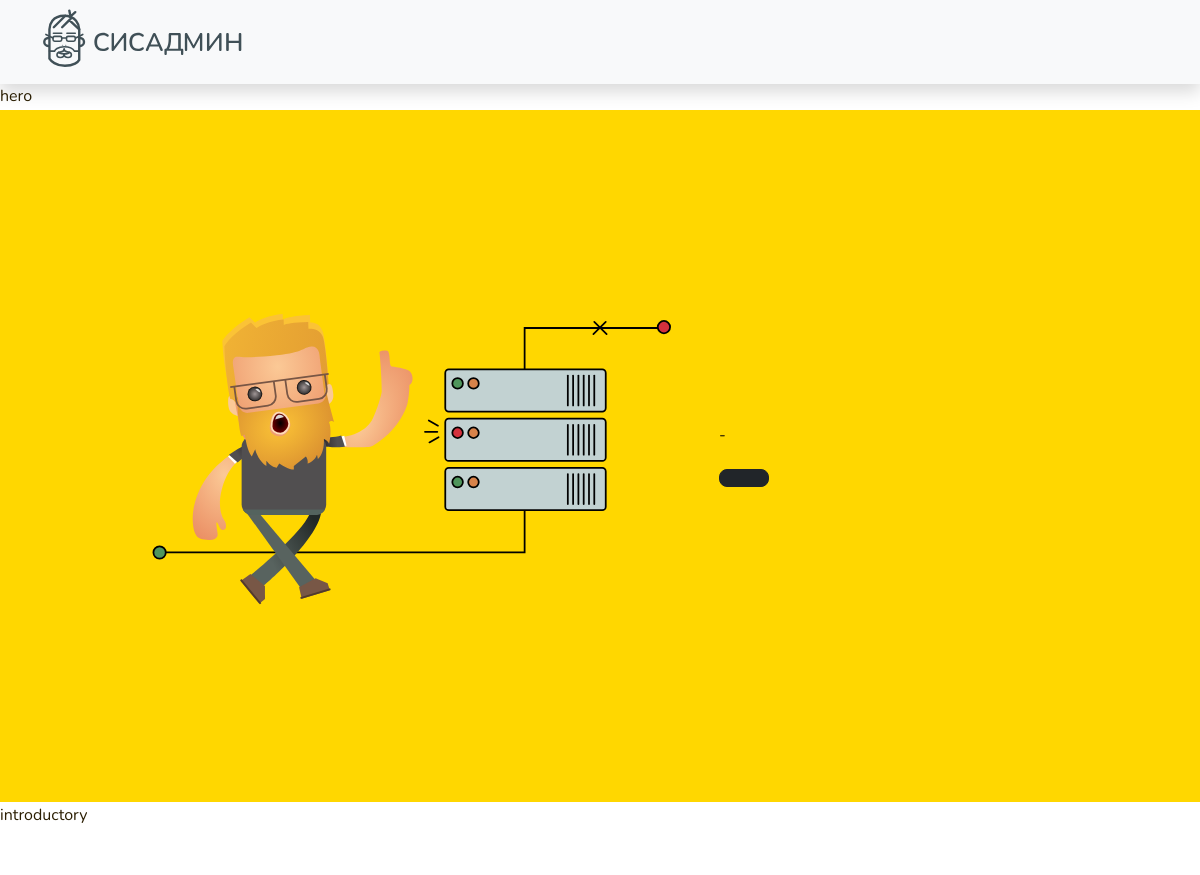
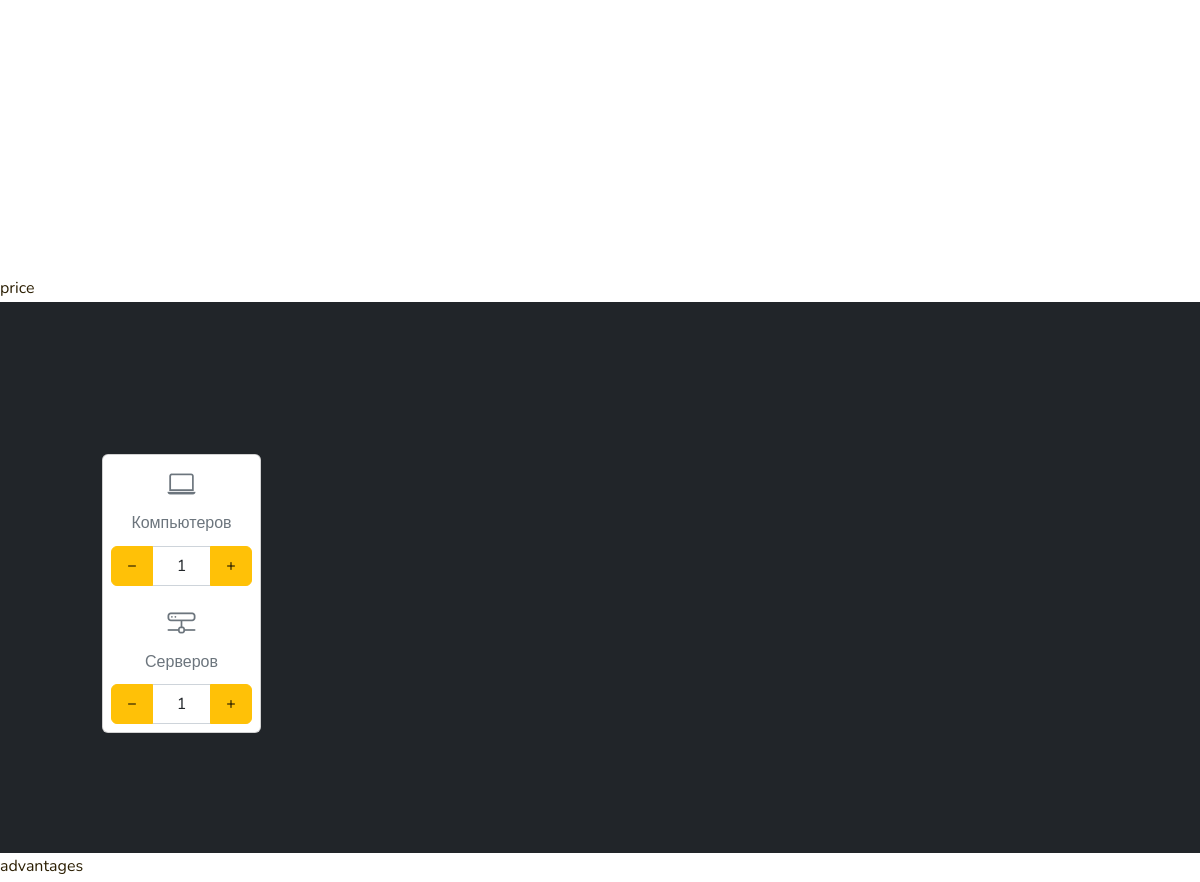
Page / (signed in, upper part) on the earlier database version (2 pictures, top to bottom).
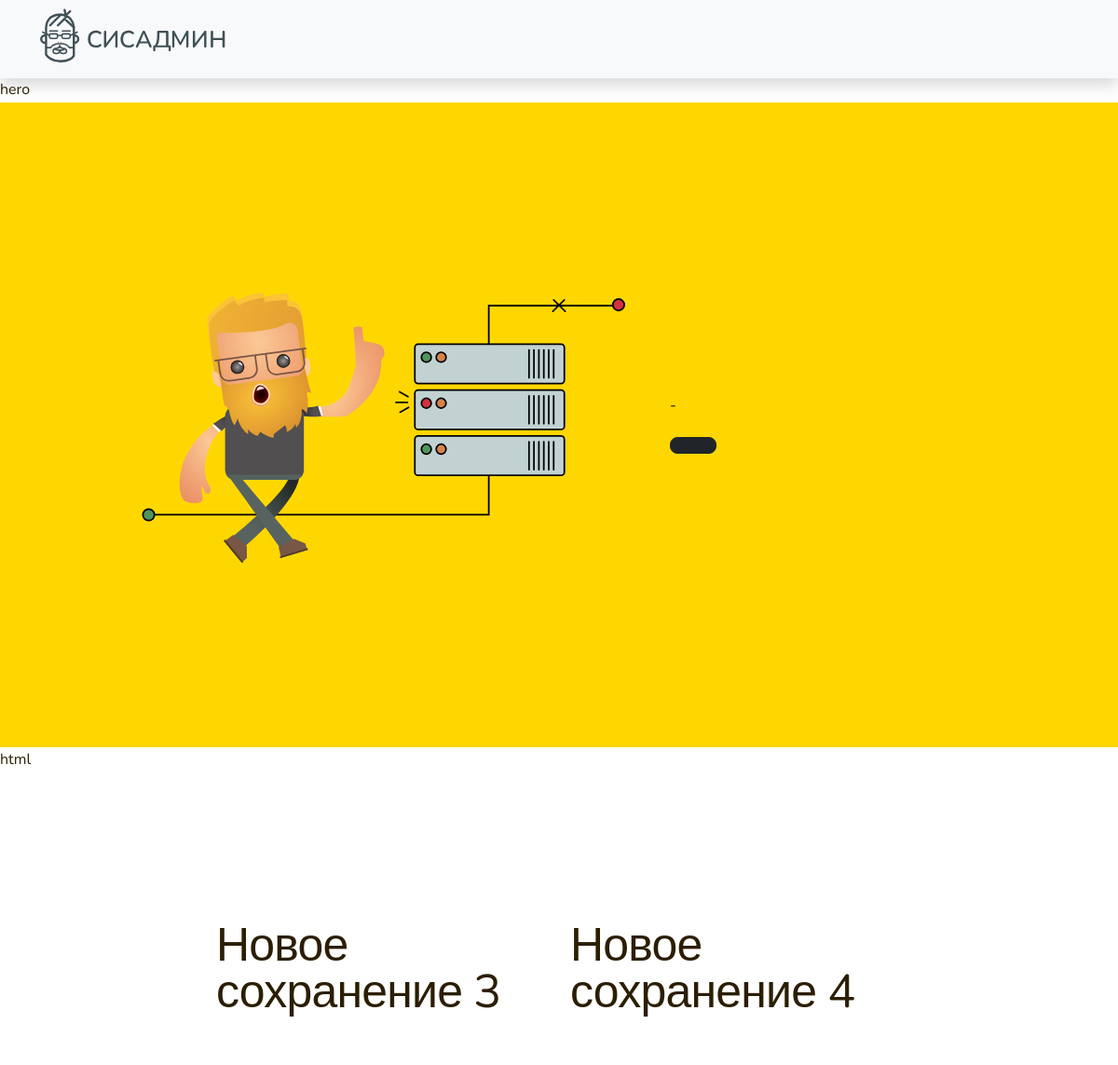
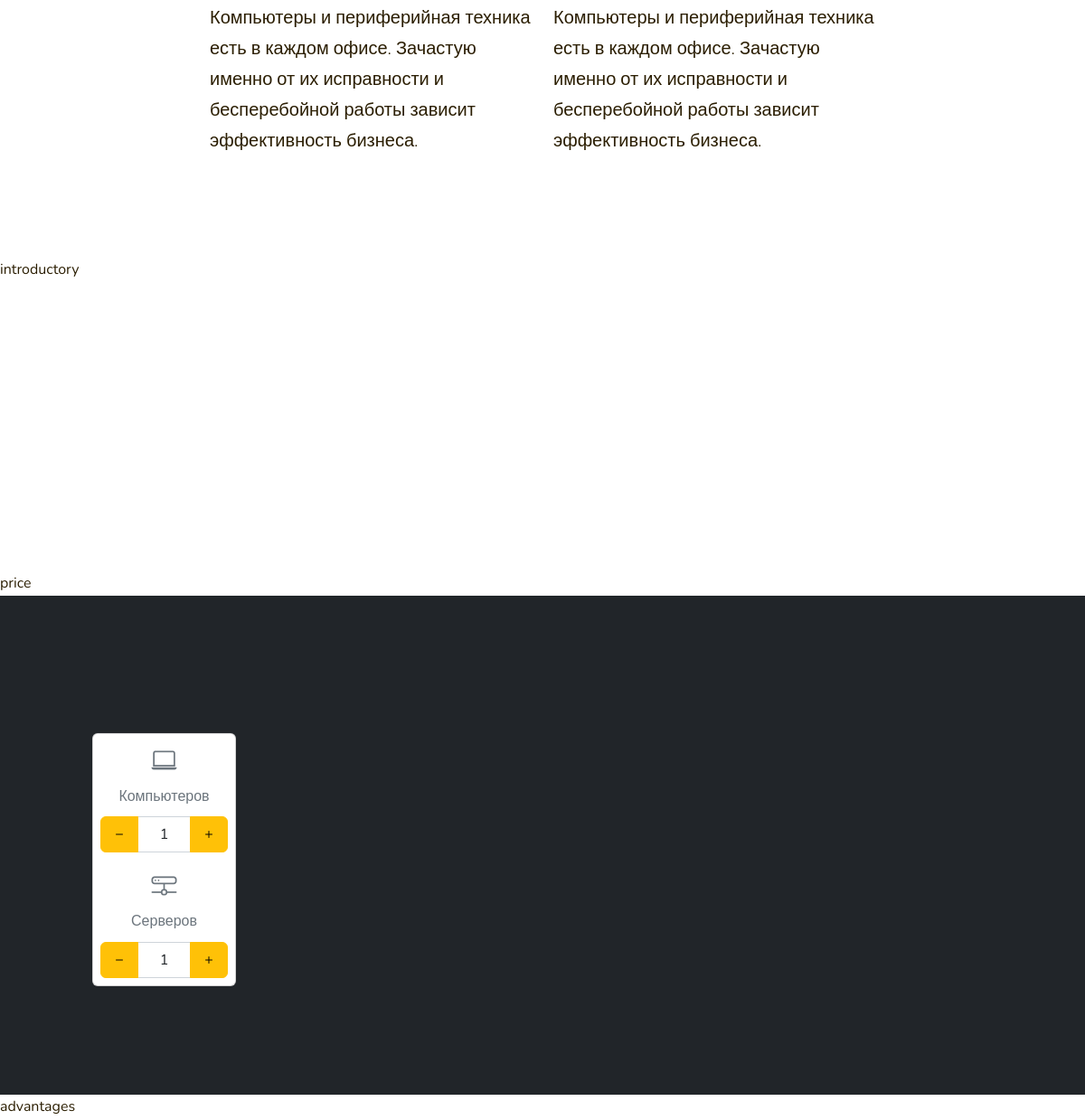
Same page on the later database version (2 pictures, top to bottom).
### landing/models.py (models this page shows, shortened)
class landing(models.Model):
	TYPE_BLOCK = [
        ('themes', 'Типизированный'),
        ('null', 'Пустой'),
        ('html', 'Произвольный'),
        ('js', 'JS'),
        ('scc', 'Cтили'),
    ]
	title = models.CharField(max_length=255,verbose_name="Заголовок")
	name = models.CharField(max_length=255,blank=True,null=True,verbose_name="Название")
	content = models.TextField(blank=True,verbose_name="Настройки")
	photo = models.URLField(max_length=255,blank=True,verbose_name="Изображения")
	time_create = models.DateTimeField(auto_now_add=True,verbose_name="Время создания")
	time_update = models.DateTimeField(auto_now=True,verbose_name="Последнее обновление")
	order = models.IntegerField(blank=True,null=True,verbose_name="Порядок")
	type_block = models.CharField(max_length=255,verbose_name="Тип",blank=True,null=True,choices=TYPE_BLOCK)
	is_published = models.BooleanField(default=True,verbose_name="Видимость")
	def __str__(self):
		return self.title
	class Meta:
		verbose_name = 'Блок'
		verbose_name_plural = 'Блоки'

### landing/views.py (the view, shortened to what this page needs)
# urls.py: path('',LandingHome.as_view(),name='home'),
class LandingHome(ListView):
    model = landing
    template_name = 'landing/index.html'
    context_object_name ='all'
    def get_context_data(self,*, object_list=None, **kwargs):
        context = super().get_context_data(**kwargs)
        blocks = landing.objects.filter(is_published=True).order_by('order')
        new_dictData = {}
        context['title'] = 'ООО Сисадмин — Обслуживание информационых систем'
        for i in range(len(blocks)):
            settings_block = blocks.filter(title=blocks[i].title)[0]
            if settings_block.content != '':
                if settings_block.type_block != 'html':
                    context[blocks[i].title] = json.loads(settings_block.content)
                else:
                    context[blocks[i].title] = settings_block.content
            else:
                context[blocks[i].title] = ''
        num_visits=self.request.session.get('num_visits', 0)
        self.request.session['num_visits'] = num_visits+1
        print(str(num_visits)+' <---')
        return context
    def get_queryset(self):
        return landing.objects.filter(is_published=True).order_by('order')

### landing/templatetags/poll_extras.py (called while the page is built)
@register.filter()
def get_form(value):
	print(type(value))
	fields = ''
	if 'name' in value:
		fields +='''
			<div class="form-floating mb-3">
				<input name="name" type="text" class="form-control" id="floatingInput" placeholder="123">
				<label for="floatingInput">Имя</label>
			</div>'''
	if 'email' in value:
		fields +='''
			<div class="form-floating mb-3">
				<input name="telephone" type="tel" class="form-control" id="floatingTel" placeholder="+" maxlength="18" data-tel-input>
				<label for="floatingTel">Телефон</label>
			</div>'''
	if 'message' in value:
		fields +='''
			<div class="form-floating mb-3">
				<textarea name="message" class="form-control" placeholder="Leave a comment here" id="floatingTextarea2" style="height: 100px"></textarea>
				<label for="floatingTextarea2">Сообщение</label>
			</div>'''
	return mark_safe(fields)

@register.simple_tag(name='myinclude')
def my_include(value):
	return 'landing/'+value+'.html'

@register.filter(name='strtoarr')
def my_include(value):
	return json.loads(value, strict=False)

### landing/templates/landing/index.html (shortened to what this page needs)
{% load static %}
{% load poll_extras %}
<!doctype html>
<html class="no-js" lang="ru">
<head>
  <link href=" {% static 'landing/'%}dist/css/bootstrap.min.css" rel="stylesheet">
  <link href="{% static 'landing/'%}css/style.css" rel="stylesheet">
  <link href="{% static 'landing/'%}css/carousel.css" rel="stylesheet">
  <link rel="stylesheet" href="https://cdn.jsdelivr.net/npm/bootstrap-icons@1.9.1/font/bootstrap-icons.css">
</head>
<body>
{% for item in all %}
  {{ item }}
  {% myinclude item.title as thame %}
  {% include thame %}
{% endfor %}
</body>
</html>

### landing/templates/landing/header.html (shortened to what this page needs)
{% load static %}
{% load poll_extras %}
{% with block=item.content|strtoarr %}
{% if edit_mode == "True" %}
  <div class="container-fluid header-transparent bg-light" style="position: absolute; top: 40px;">
{% else %}
  <div class="container-fluid header-transparent fixed-top bg-light" >
{% endif %}
  <div class="container">
    <header class="d-flex flex-wrap align-items-center justify-content-center justify-content-md-between py-1">
      <nav class="shadow navbar navbar-expand-lg fixed-top bg-light" style="position: absolute; " >
        <div class="container">
          <div class="col-2">
            <a href="{{ logo.link }}" class="logo col-3 d-flex align-items-center col-md-3 mb-2  text-dark text-decoration-none"
            style="background-image: url( {% static 'landing/'%}{{ block.logo.image }} ) !important;"></a>
          </div>
        </div>
      </nav>
    </header>
  </div>
</div>
{% endwith %}

### landing/templates/landing/hero.html (shortened to what this page needs)
{% load static %}
{% load poll_extras %}
{% with block=item.content|strtoarr %}
<div class="container-fluid overflow-hidden" style="background-color: gold;" >
  <div class="container px-4 py-5" >
      <div class="row  align-items-center g-5 py-5" >
        <div class="col-lg-1 position-relative left-8 left-lg-0 d-none d-lg-block d-xl-block" style="height: 500px;"></div>
        <div class="col-12 col-lg-6 pr-lg-5 d-none d-lg-block">
              <img src="{% static 'landing/'%}images/heroes.svg" class="d-block mx-lg-auto img-fluid" alt="Admin11" width="700" height="500" loading="lazy">
        </div>
        <div class="col-12 col-lg-5 pr-lg-5">
          <h6>- {{ block.warning.h3}}</h6>
          <div class="d-grid gap-2 d-md-flex justify-content-md-start">
            <a class="btn btn-dark btn-lg px-4 me-md-2" href="{{ block.button.link}}">{{ block.button.label}}</a>
          </div>
        </div>
    </div>
  </div>
</div>
{% endwith %}

### landing/templates/landing/html.html (shortened to what this page needs)
{% load static %}
<div class="container marketing pb-5 pt-5" >
  <div class="row featurette">
    {% autoescape off %}
    {{ html }}
    {% endautoescape %}
  </div>
</div>

### landing/templates/landing/introductory.html (shortened to what this page needs)
{% load static %}
{% load poll_extras %}
{% with block=item.content|strtoarr %}
<div class="container marketing pb-5 pt-5" >
  <div class="row featurette">
    <div class="col-md-2"></div>
    <div class="col-md-5">
      <p class="lead pt-5 pb-5"></p>
    </div>
    <div class="col-md-5 text-center pt-5 overflow-hide d-none d-md-block" style="background-image: url('{% static 'landing/'%}{{block.picture.image}}'); background-repeat: no-repeat; background-position: 0 center; ">
    </div>
  </div>
</div>
{% endwith %}

### landing/templates/landing/price.html (shortened to what this page needs)
{% load static %}
{% load poll_extras %}
{% with block=item.content|strtoarr %}
<div class="container-fluid bg-dark" >
  <div class="container text-secondary px-4 py-5 ">
      <div class="pricing-header p-3 pb-md-4 mx-auto text-center">
      </div>
      <div class="row row-cols-1 row-cols-lg-4 mb-4 text-center">
        <div class="col">
          <form class="card p-2 m-0 m-xl-5 mb-4">
            <i class="bi bi-laptop fs-3"></i>
            <label for="firstName" class="form-label">Компьютеров</label>
            <div class="input-group mb-3">
              <button id="rmv_comp" type="submit" class="btn btn-warning"><i class="bi bi-dash"></i></button>
              <input id="comps" type="text" class="form-control text-center" placeholder="1" value="1">
              <button id="add_comp" type="submit" class="btn btn-warning"><i class="bi bi-plus"></i></button>
            </div>
            <i class="bi bi-hdd-network fs-3"></i>
            <label for="firstName" class="form-label">Серверов</label>
            <div class="input-group">
              <button id="rmv_server" type="submit" class="btn btn-warning"><i class="bi bi-dash"></i></button>
              <input id="servers" type="text" class="form-control text-center" placeholder="1" value="1">
              <button id="add_server" type="submit" class="btn btn-warning"><i class="bi bi-plus"></i></button>
            </div>
          </form>
        </div>
      </div>
    </div>
</div>
{% endwith %}

Differences in the rows shown:
now on this page (row edited): landing: title "html", content "Новое сохранение 3 Компьютеры и периферийная техника есть в каждом офисе. Зачастую именно от их исправности и бесперебойной работы зависит эффективность бизнеса. Новое сохранение 4 Компьютеры и периферийная техника есть в каждом офисе. Зачастую именно от их исправности и бесперебойной работы зависит эффективность бизнеса."
